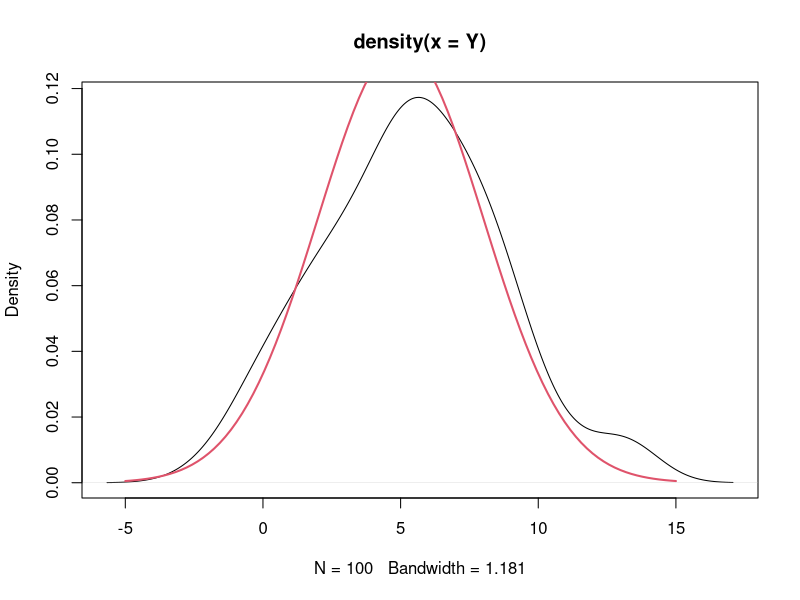
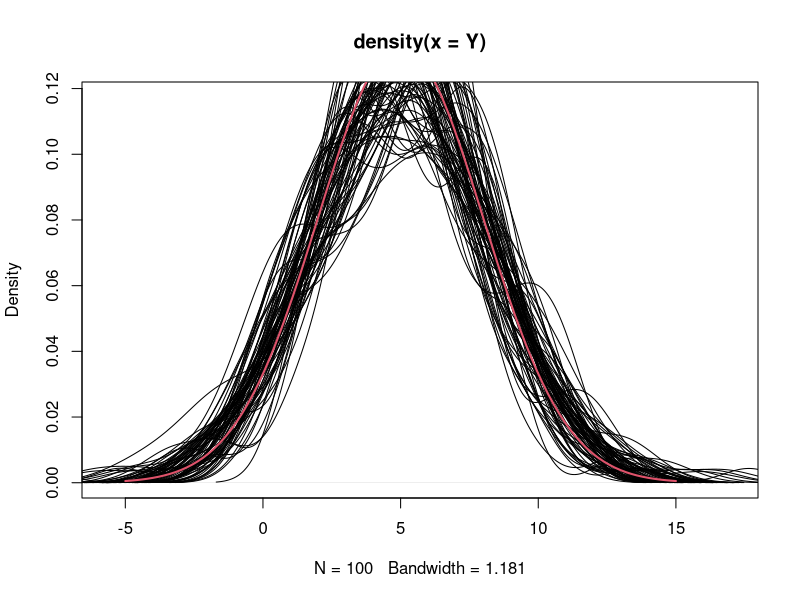
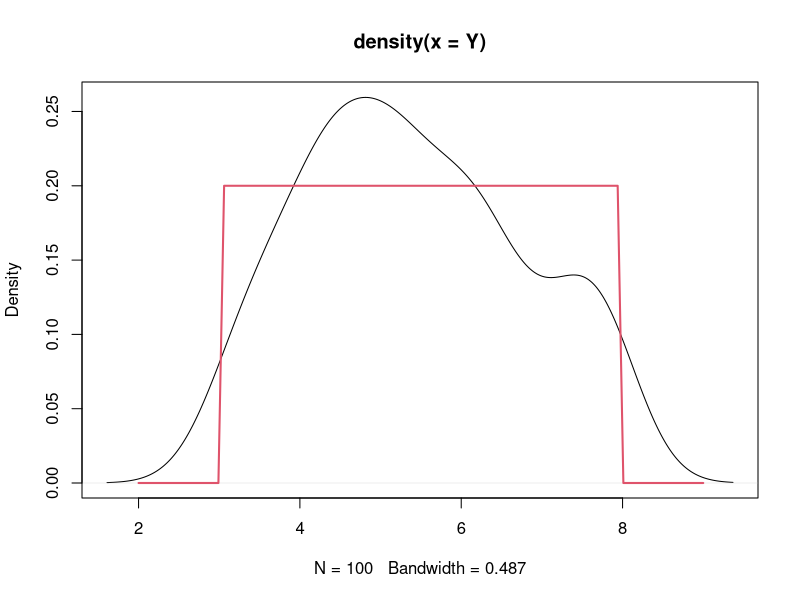
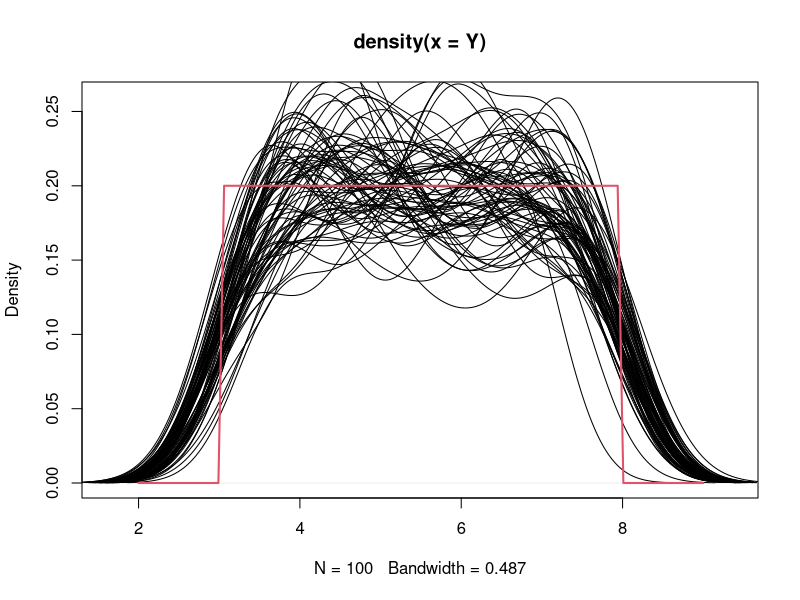
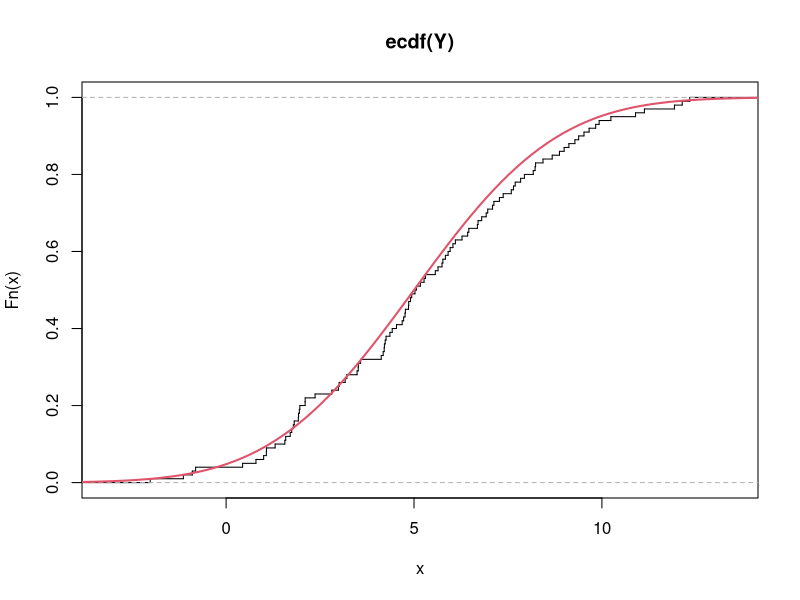
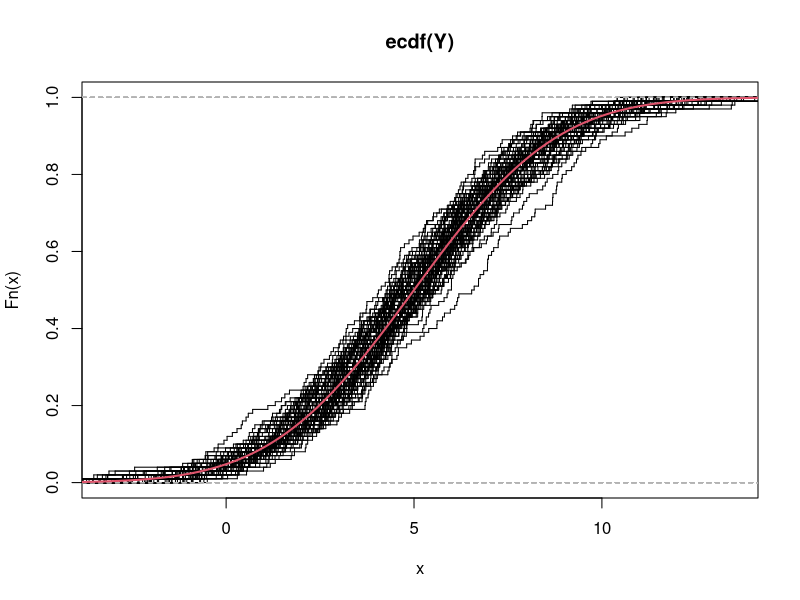
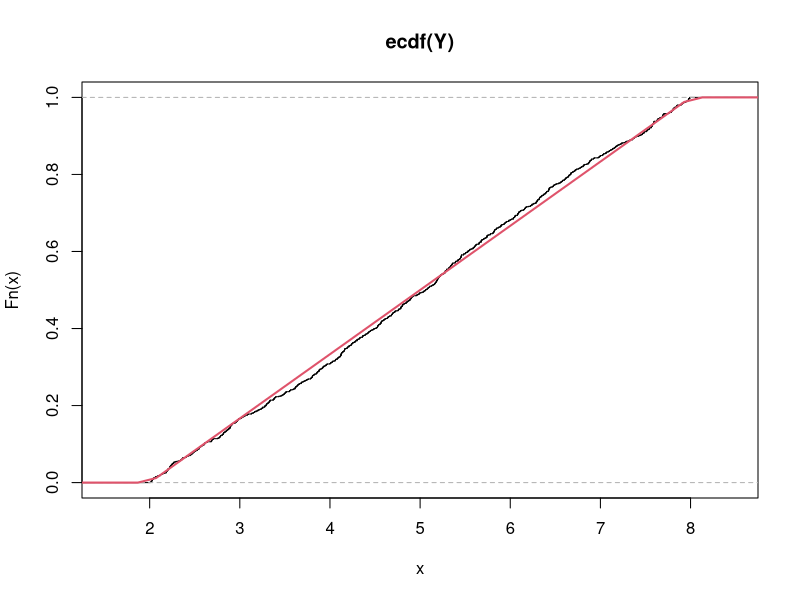
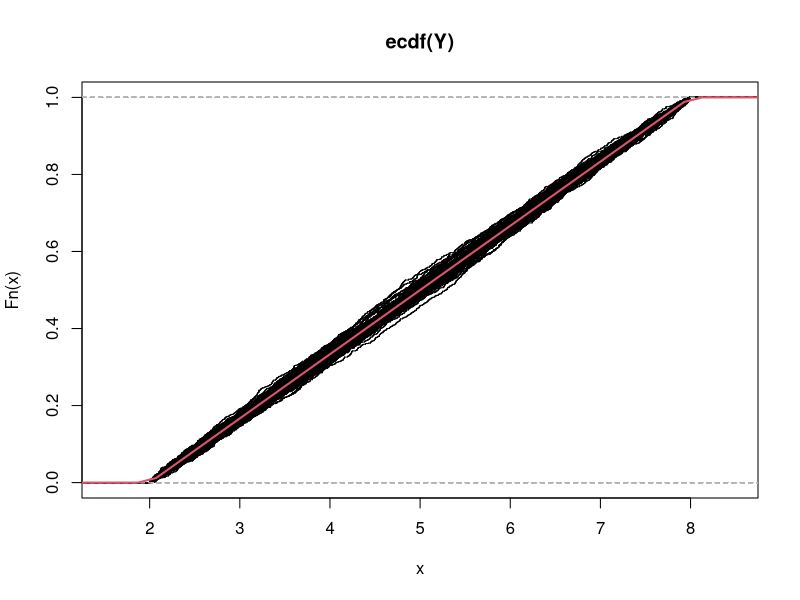

Generate these figures, in order, with R:


# ECDF para todos! --------------------------------------------------------



# Kernel ------------------------------------------------------------------


# Distribuci?n normal -----------------------------------------------------

tamano_muestral <- 100
media <- 5
desv <- 3
iteraciones <- 75

x <- seq(-5, 15, length.out = 100)

Y <- rnorm(tamano_muestral, media, desv)

estimador_kernel <- density(Y)

plot(estimador_kernel)
lines(x = x, y = dnorm(x, media, desv), col = 2, lwd = 2)


plot(estimador_kernel)
for(i in seq_len(iteraciones)){
  Y <- rnorm(tamano_muestral, media, desv)
  estimador_kernel <- density(Y)
  lines(estimador_kernel)
}
lines(x = x, y = dnorm(x, media, desv), col = 2, lwd = 2)



# Distribuci?n uniforme ---------------------------------------------------


tamano_muestral <- 100
a <- 3
b <- 8
iteraciones <- 75

x <- seq(2, 9, length.out = 100)

Y <- runif(tamano_muestral, a, b)

estimador_kernel <- density(Y)

plot(estimador_kernel)
lines(x = x, y = dunif(x, a, b), col = 2, lwd = 2)



plot(estimador_kernel)
for(i in seq_len(iteraciones)){
  Y <- runif(tamano_muestral, a, b)
  
  estimador_kernel <- density(Y)
  
  lines(estimador_kernel)
  
}
lines(x = x, y = dunif(x, a, b), col = 2, lwd = 2)



# ECDF --------------------------------------------------------------------

# distribuci?n normal -----------------------------------------------------


tamano_muestral <- 100
media <- 5
desv <- 3
iteraciones <- 75

x <- seq(-5, 15, length.out = 100)

Y <- rnorm(tamano_muestral, media, desv)

estimador_ecdf <- ecdf(Y)

plot(estimador_ecdf, pch = "", verticals = TRUE)
lines(x = x, y = pnorm(x, media, desv), col = 2, lwd = 2)



plot(estimador_ecdf, pch = "", verticals = TRUE)
for(i in seq_len(iteraciones)){
  Y <- rnorm(tamano_muestral, media, desv)
  estimador_ecdf <- ecdf(Y)
  lines(estimador_ecdf, pch = "", verticals = TRUE)
}
lines(x = x, y = pnorm(x, media, desv), col = 2, lwd = 2)



# Distribuci?n uniforme ---------------------------------------------------

tamano_muestral <- 1000
a <- 2
b <- 8
iteraciones <- 75

x <- seq(-5, 15, length.out = 100)

Y <- runif(tamano_muestral, a, b)

estimador_ecdf <- ecdf(Y)

plot(estimador_ecdf, pch = "", verticals = TRUE)
lines(x = x, y = punif(x, a, b), col = 2, lwd = 2)



plot(estimador_ecdf, pch = "", verticals = TRUE)
for(i in 1:iteraciones){
  Y <- runif(tamano_muestral, a, b)
  
  estimador_ecdf <- ecdf(Y)
  
  lines(estimador_ecdf, pch = "", verticals = TRUE)
  
}
lines(x = x, y = punif(x, a, b), col = 2, lwd = 2)

